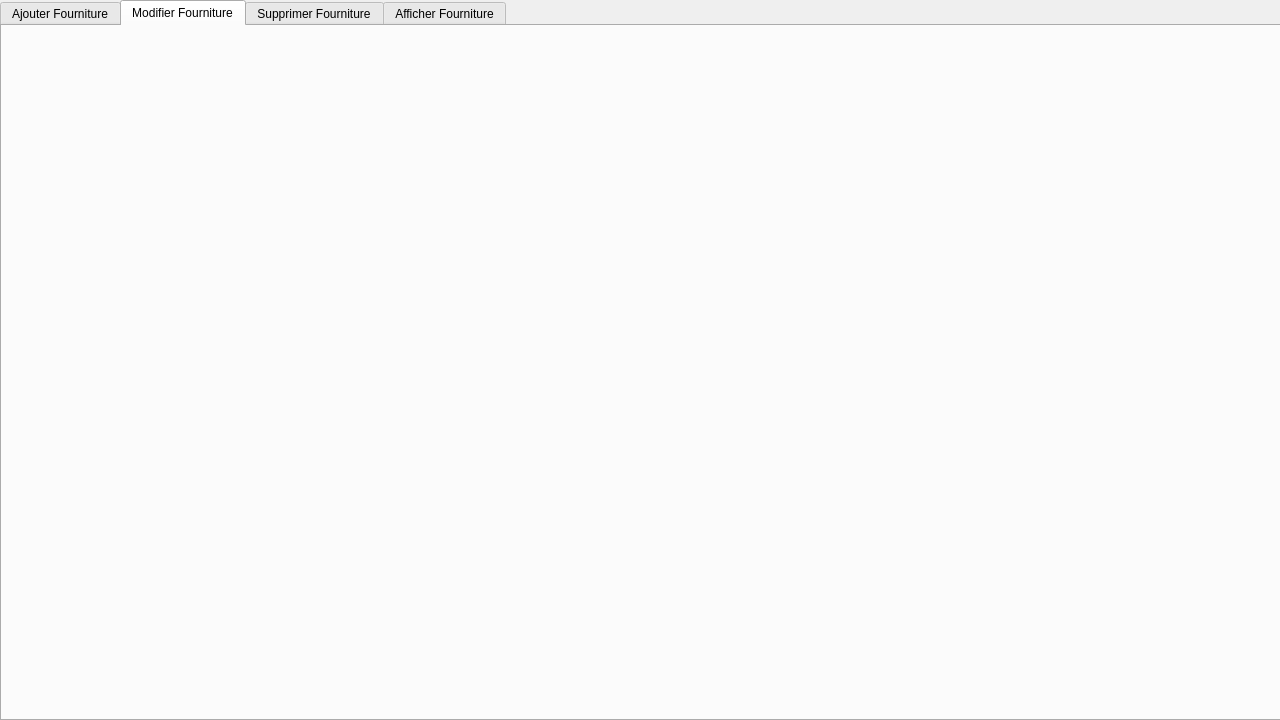
<?xml version="1.0" encoding="UTF-8"?>
<ui version="4.0">
 <class>fourniture</class>
 <widget class="QDialog" name="fourniture">
  <property name="geometry">
   <rect>
    <x>0</x>
    <y>0</y>
    <width>1280</width>
    <height>720</height>
   </rect>
  </property>
  <property name="minimumSize">
   <size>
    <width>1280</width>
    <height>720</height>
   </size>
  </property>
  <property name="maximumSize">
   <size>
    <width>1280</width>
    <height>720</height>
   </size>
  </property>
  <property name="baseSize">
   <size>
    <width>1280</width>
    <height>720</height>
   </size>
  </property>
  <property name="windowTitle">
   <string>MED++</string>
  </property>
  <widget class="QTabWidget" name="tabWidget">
   <property name="geometry">
    <rect>
     <x>0</x>
     <y>0</y>
     <width>1291</width>
     <height>721</height>
    </rect>
   </property>
   <property name="currentIndex">
    <number>1</number>
   </property>
   <widget class="QWidget" name="tab">
    <attribute name="title">
     <string>Ajouter Fourniture</string>
    </attribute>
    <widget class="QWidget" name="widget" native="true">
     <property name="geometry">
      <rect>
       <x>0</x>
       <y>0</y>
       <width>1281</width>
       <height>701</height>
      </rect>
     </property>
     <property name="styleSheet">
      <string notr="true">QWidget#widget{
	background-image: url(:/AjoutFour.png);
}
</string>
     </property>
     <widget class="QWidget" name="widget_2" native="true">
      <property name="geometry">
       <rect>
        <x>1100</x>
        <y>410</y>
        <width>121</width>
        <height>41</height>
       </rect>
      </property>
     </widget>
     <widget class="QWidget" name="widget_3" native="true">
      <property name="geometry">
       <rect>
        <x>1150</x>
        <y>60</y>
        <width>111</width>
        <height>41</height>
       </rect>
      </property>
      <widget class="QPushButton" name="retour">
       <property name="geometry">
        <rect>
         <x>0</x>
         <y>0</y>
         <width>111</width>
         <height>41</height>
        </rect>
       </property>
       <property name="styleSheet">
        <string notr="true">QPushButton{
border-style:solid;

background-color:#AARRGGBB ;
color:#fff;
border-radius:7px;
}

</string>
       </property>
       <property name="text">
        <string/>
       </property>
      </widget>
     </widget>
     <widget class="QPushButton" name="save">
      <property name="geometry">
       <rect>
        <x>1100</x>
        <y>400</y>
        <width>121</width>
        <height>51</height>
       </rect>
      </property>
      <property name="styleSheet">
       <string notr="true">QPushButton{
border-style:solid;

background-color:#AARRGGBB ;
color:#fff;
border-radius:7px;
}
</string>
      </property>
      <property name="text">
       <string/>
      </property>
     </widget>
    </widget>
   </widget>
   <widget class="QWidget" name="tab_2">
    <attribute name="title">
     <string>Modifier Fourniture</string>
    </attribute>
    <widget class="QWidget" name="widget_6" native="true">
     <property name="geometry">
      <rect>
       <x>0</x>
       <y>0</y>
       <width>1281</width>
       <height>711</height>
      </rect>
     </property>
     <property name="styleSheet">
      <string notr="true">QWidget#widget_6
{
background-image: url(:/ModifierFou.png);
}
</string>
     </property>
     <widget class="QPushButton" name="pushButton_2">
      <property name="geometry">
       <rect>
        <x>600</x>
        <y>170</y>
        <width>121</width>
        <height>41</height>
       </rect>
      </property>
      <property name="styleSheet">
       <string notr="true">QPushButton{
border-style:solid;

background-color:#AARRGGBB ;
color:#fff;
border-radius:7px;
}


</string>
      </property>
      <property name="text">
       <string/>
      </property>
     </widget>
     <widget class="QPushButton" name="retour_2">
      <property name="geometry">
       <rect>
        <x>1150</x>
        <y>60</y>
        <width>111</width>
        <height>41</height>
       </rect>
      </property>
      <property name="styleSheet">
       <string notr="true">QPushButton{
border-style:solid;

background-color:#AARRGGBB ;
color:#fff;
border-radius:7px;
}

</string>
      </property>
      <property name="text">
       <string/>
      </property>
     </widget>
     <widget class="QPushButton" name="pushButton_4">
      <property name="geometry">
       <rect>
        <x>540</x>
        <y>170</y>
        <width>31</width>
        <height>31</height>
       </rect>
      </property>
      <property name="styleSheet">
       <string notr="true">QPushButton{
border-style:solid;

background-color:#AARRGGBB ;
color:#fff;
border-radius:7px;
}

</string>
      </property>
      <property name="text">
       <string/>
      </property>
     </widget>
     <widget class="QPushButton" name="pushButton_5">
      <property name="geometry">
       <rect>
        <x>1100</x>
        <y>410</y>
        <width>121</width>
        <height>41</height>
       </rect>
      </property>
      <property name="styleSheet">
       <string notr="true">QPushButton{
border-style:solid;

background-color:#AARRGGBB ;
color:#fff;
border-radius:7px;
}


</string>
      </property>
      <property name="text">
       <string/>
      </property>
     </widget>
    </widget>
   </widget>
   <widget class="QWidget" name="tab_3">
    <attribute name="title">
     <string>Supprimer Fourniture</string>
    </attribute>
    <widget class="QWidget" name="widget_7" native="true">
     <property name="geometry">
      <rect>
       <x>0</x>
       <y>0</y>
       <width>1281</width>
       <height>691</height>
      </rect>
     </property>
     <property name="styleSheet">
      <string notr="true">QWidget#widget_7
{
background-image: url(:/SuppFour.png);
}
</string>
     </property>
     <widget class="QWidget" name="widget_8" native="true">
      <property name="geometry">
       <rect>
        <x>1150</x>
        <y>60</y>
        <width>111</width>
        <height>41</height>
       </rect>
      </property>
      <widget class="QPushButton" name="pushButton_3">
       <property name="geometry">
        <rect>
         <x>0</x>
         <y>0</y>
         <width>111</width>
         <height>41</height>
        </rect>
       </property>
       <property name="styleSheet">
        <string notr="true">QPushButton{
border-style:solid;

background-color:#AARRGGBB ;
color:#fff;
border-radius:7px;
}</string>
       </property>
       <property name="text">
        <string/>
       </property>
      </widget>
     </widget>
     <widget class="QWidget" name="widget_9" native="true">
      <property name="geometry">
       <rect>
        <x>1120</x>
        <y>650</y>
        <width>121</width>
        <height>41</height>
       </rect>
      </property>
      <widget class="QPushButton" name="Delete">
       <property name="geometry">
        <rect>
         <x>0</x>
         <y>0</y>
         <width>121</width>
         <height>41</height>
        </rect>
       </property>
       <property name="styleSheet">
        <string notr="true">QPushButton{
border-style:solid;

background-color:#AARRGGBB ;
color:#fff;
border-radius:7px;
}</string>
       </property>
       <property name="text">
        <string/>
       </property>
      </widget>
     </widget>
    </widget>
   </widget>
   <widget class="QWidget" name="tab_4">
    <attribute name="title">
     <string>Afficher Fourniture</string>
    </attribute>
    <widget class="QWidget" name="widget_4" native="true">
     <property name="geometry">
      <rect>
       <x>0</x>
       <y>0</y>
       <width>1281</width>
       <height>711</height>
      </rect>
     </property>
     <property name="styleSheet">
      <string notr="true">QWidget#widget_4
{

background-image: url(:/AfficherFour.png);
}</string>
     </property>
     <widget class="QTableView" name="TabPers">
      <property name="geometry">
       <rect>
        <x>0</x>
        <y>240</y>
        <width>1281</width>
        <height>461</height>
       </rect>
      </property>
      <property name="textElideMode">
       <enum>Qt::ElideMiddle</enum>
      </property>
     </widget>
     <widget class="QWidget" name="widget_5" native="true">
      <property name="geometry">
       <rect>
        <x>1150</x>
        <y>60</y>
        <width>120</width>
        <height>41</height>
       </rect>
      </property>
      <widget class="QPushButton" name="pushButton">
       <property name="geometry">
        <rect>
         <x>0</x>
         <y>-10</y>
         <width>111</width>
         <height>41</height>
        </rect>
       </property>
       <property name="styleSheet">
        <string notr="true">QPushButton{
border-style:solid;

background-color:#AARRGGBB ;
color:#fff;
border-radius:7px;
}</string>
       </property>
       <property name="text">
        <string/>
       </property>
      </widget>
     </widget>
    </widget>
   </widget>
  </widget>
 </widget>
 <resources/>
 <connections/>
</ui>
